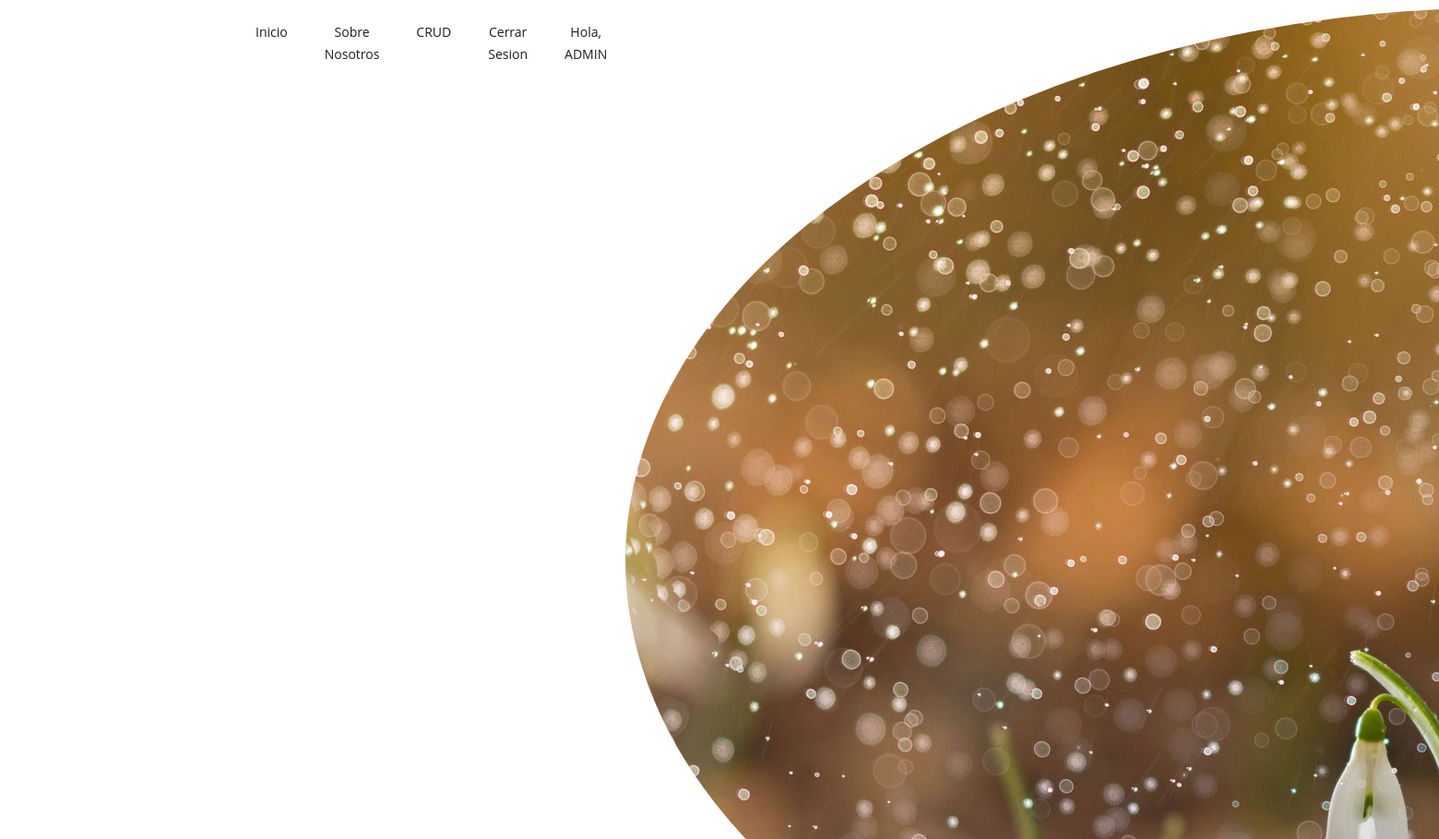
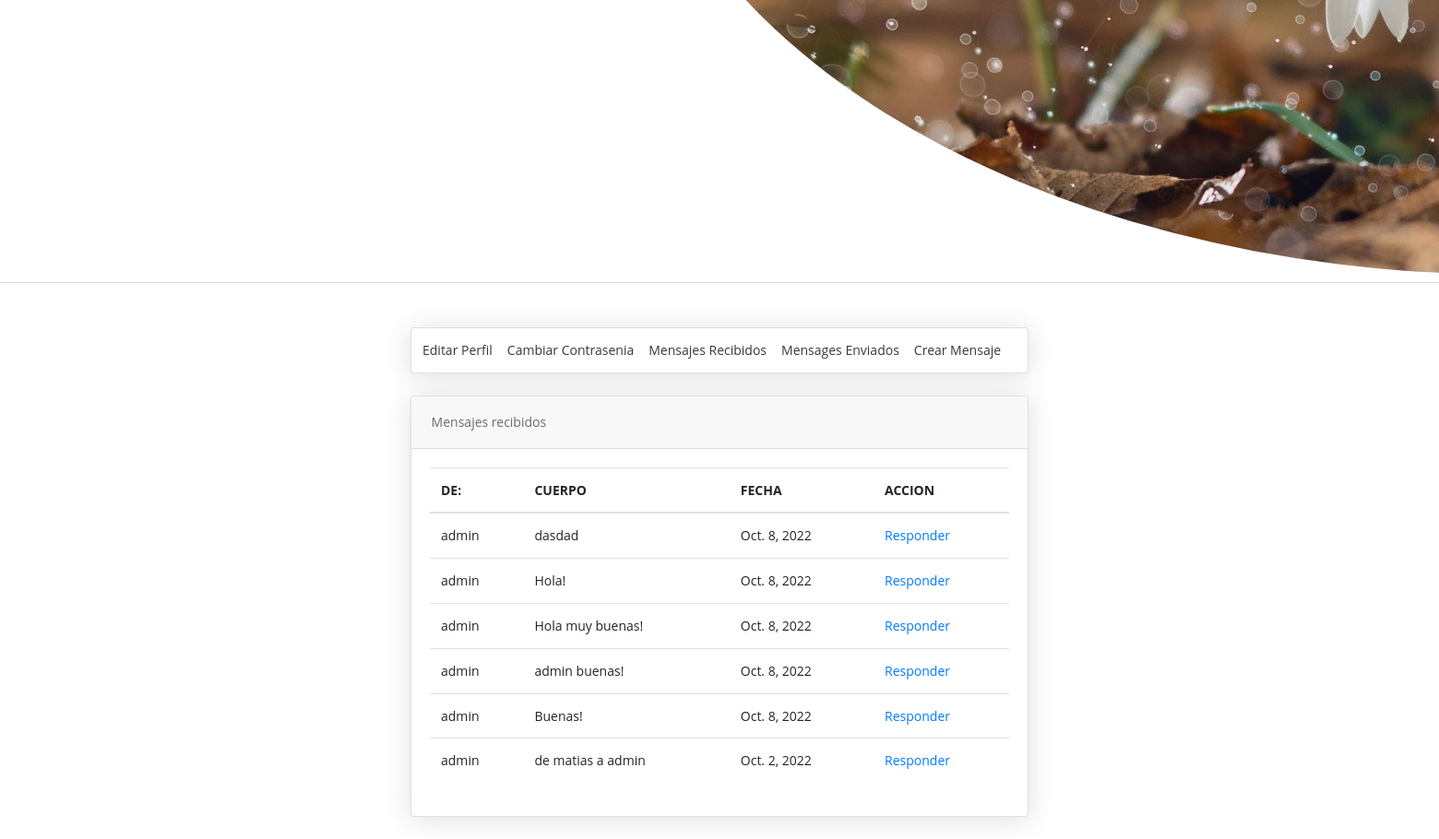
The page /mensajes/mensajes_recibidos/ (signed in) on the database its author committed (2 pictures, top to bottom).
### users/models.py (models this page shows, shortened)
class Perfil(models.Model):
    usuario = models.OneToOneField(User, on_delete=models.CASCADE)
    imagen = models.ImageField(default="profile_pics/default.jpg", upload_to="profile_pics/")
    imagen_pequenia = ImageSpecField(
        source="imagen",
        processors=[ResizeToFill(50, 50)],
        format="JPEG",
        options={"quality": 100},
    )
    imagen_perfil = ImageSpecField(
        source="imagen",
        processors=[ResizeToFill(200, 200)],
        format="JPEG",
        options={"quality": 100},
    )

### mensajes/models.py (models this page shows)
class Base(models.Model):
    id = models.AutoField(primary_key=True)
    estado=models.BooleanField(default=True)
    fecha_creacion = models.DateField(auto_now=False, auto_now_add=True)
    fecha_modificacion = models.DateField(auto_now=True, auto_now_add=False)
    fecha_eliminacion = models.DateField(auto_now=True, auto_now_add=False)

class Mensajes(Base):
  enviado_por=  models.ForeignKey(User, related_name='sent_messages',on_delete=models.PROTECT)
  recibido_por=  models.ForeignKey(User, related_name='receiver_messages',on_delete=models.PROTECT)
  cuerpo = models.CharField(max_length=500)

class Base(models.Model):
    id = models.AutoField(primary_key=True)
    estado=models.BooleanField(default=True)
    fecha_creacion = models.DateField(auto_now=False, auto_now_add=True)
    fecha_modificacion = models.DateField(auto_now=True, auto_now_add=False)
    fecha_eliminacion = models.DateField(auto_now=True, auto_now_add=False)

### mensajes/views.py (the view)
# urls.py: path('mensajes_recibidos/',mensajes_recibidos,name='mensajes_recibidos'),
@login_required(redirect_field_name="iniciar_sesion")
def mensajes_recibidos(request):
    inbox = Mensajes.objects.filter(recibido_por=request.user).order_by(
        "-fecha_creacion"
    )
    return render(request, "all_profile.html", {"inbox": inbox})

### templates/all_profile.html
{% extends 'bases/base_all_profile.html' %}
{% load static %}
{% block content %}
{% include 'includes/navbar.html' %}
{% include 'includes/section_all_profile.html' %}
{% endblock %}

### templates/includes/navbar.html (shortened to what this page needs)
{% load static %}
  <header class="sticky-top bg-white border-bottom border-default">
    <div class="container">
       <nav class="navbar navbar-expand-lg navbar-white">
          <div class="collapse navbar-collapse text-center" id="navigation">
             <ul class="navbar-nav ml-auto">
                <li class="nav-item">
                   <a class="nav-link" href="{% url 'inicio' %}">Inicio</a>
                </li>
                <li class="nav-item">
                  <a class="nav-link" href="{% url 'sobre_nosotros' %}">Sobre Nosotros</a>
               </li>
               {% if user.is_superuser %}
               <li class="nav-item">
                  <a class="nav-link" href="{% url 'ver_posts' %}">CRUD</a>
               </li>
               {% endif %}
               {% if user.is_authenticated %}
               <li class="nav-item">
                  <a class="nav-link" href="{% url 'cerrar_sesion' %}">Cerrar sesion</a>
               </li>
               <li class="nav-item">
                  <a class="nav-link" href="{% url 'editar_perfil' %}">Hola, {{ user|upper }}</a>
               </li>
               <li >
                  <img loading="lazy" class="mr-3 rounded-circle" src="{{ user.perfil.imagen_pequenia.url }}" alt="Avatar">
               </li>
               {% endif %}
             </ul>
          </div>
       </nav>
    </div>
  </header>

### templates/includes/section_all_profile.html (shortened to what this page needs)
{% load static %}
{% load widget_tweaks %}
<div class="container-xl col-lg-8  mb-5 mb-lg-0 pt-5" style="max-width: 700px;">
  <div class="row  ">
    <div class="col-xl-12">
      <div class="card mb-4 p-1 mb-xl-12 ">
        <div class="navbar-nav navbar-expand">
          <ul class=" navbar-nav mr-auto mt-2 mt-lg-0">
            <li class="nav-item">
              <a class="nav-link text-dark" href="{% url 'editar_perfil' %}">Editar Perfil</a>
            </li>
            <li class="nav-item ">
              <a class="nav-link text-dark" href="{% url 'cambiar_contrasenia' %}">Cambiar contrasenia</a>
            </li>
            <li class="nav-item">
              <a class="nav-link text-dark" href="{% url 'mensajes_recibidos' %}">Mensajes recibidos</a>
            </li>
            <li class="nav-item">
              <a class="nav-link text-dark" href="{% url 'mensajes_enviados' %}">Mensages enviados</a>
            </li>
            <li class="nav-item ">
              <a class="nav-link text-dark" href="{% url 'crear_mensajes' %}">Crear mensaje</a>
            </li>
          </ul>
        </div>
      </div>
    </div>
  </div>
  {% if inbox %}
  <div class="card mb-4">
    <div class="card-header">Mensajes recibidos</div>
    <div class="card-body">
      <table class="table">
        <tr>
          <th>DE:</th>
          <th>CUERPO</th>
          <th>FECHA</th>
          <th>ACCION</th>
        </tr>
        <tbody>
          {% for mensaje in inbox %}
          <tr>
            <td>
              {{ mensaje.recibido_por }}
            </td>
            <td>
              {{ mensaje.cuerpo }}
            </td>
            <td>{{ mensaje.fecha_creacion }}</td>
            <td><a href="{% url 'crear_mensajes' mensaje.enviado_por %}">Responder</a></td>
          </tr>
          {% endfor %}
        </tbody>
      </table>
    </div>
  </div>
</div>
{% endif %}

### static/css/style.css (style rules this page uses)
body { line-height: 1.7; font-family: "Open Sans", sans-serif; -webkit-font-smoothing: antialiased; color: #696c6d; font-size: 14px; }
body { background-color: #fff; overflow-x: hidden; }
img { vertical-align: middle; border: 0; }
a, a:hover, a:focus { text-decoration: none; }
a, button, select { cursor: pointer; transition: 0.2s ease; }
.border-default { border-color: #ddd !important; }
.nav-item { margin: 0; }
.nav-item .nav-link { text-transform: capitalize; }
.navbar-white .navbar-nav .nav-link { color: #1c1d1f; }
.navbar-expand-lg .navbar-nav .nav-link { padding: 15px 20px; }

### templates/bases/base_all_profile.html (style rules this page uses)
.rounded-circle { border-radius: 50% !important; }
.card { box-shadow: 0 0.15rem 1.75rem 0 rgb(33 40 50 / 15%); }
.card .card-header { font-weight: 500; }
.card-header:first-child { border-radius: 0.35rem 0.35rem 0 0; }
.card-header { padding: 1rem 1.35rem; margin-bottom: 0; background-color: rgba(33, 40, 50, 0.03); border-bottom: 1px solid rgba(33, 40, 50, 0.125); }
.table> :not(caption)>*>*, .dataTable-table> :not(caption)>*>* { padding: 0.75rem 0.75rem; background-color: var(--bs-table-bg); border-bottom-width: 1px; box-shadow: inset 0 0 0 9999px var(--bs-table-accent-bg); }

### rows shown on the page
Mensajes: recibido_por "admin", cuerpo "dasdad", fecha_creacion "Oct. 8, 2022"
Mensajes: recibido_por "admin", cuerpo "Hola!", fecha_creacion "Oct. 8, 2022"
Mensajes: recibido_por "admin", cuerpo "Hola muy buenas!", fecha_creacion "Oct. 8, 2022"
Mensajes: recibido_por "admin", cuerpo "admin buenas!", fecha_creacion "Oct. 8, 2022"
Mensajes: recibido_por "admin", cuerpo "Buenas!", fecha_creacion "Oct. 8, 2022"
Mensajes: recibido_por "admin", cuerpo "de matias a admin", fecha_creacion "Oct. 2, 2022"

### other values the page prints
{{ user|upper }} "ADMIN"
